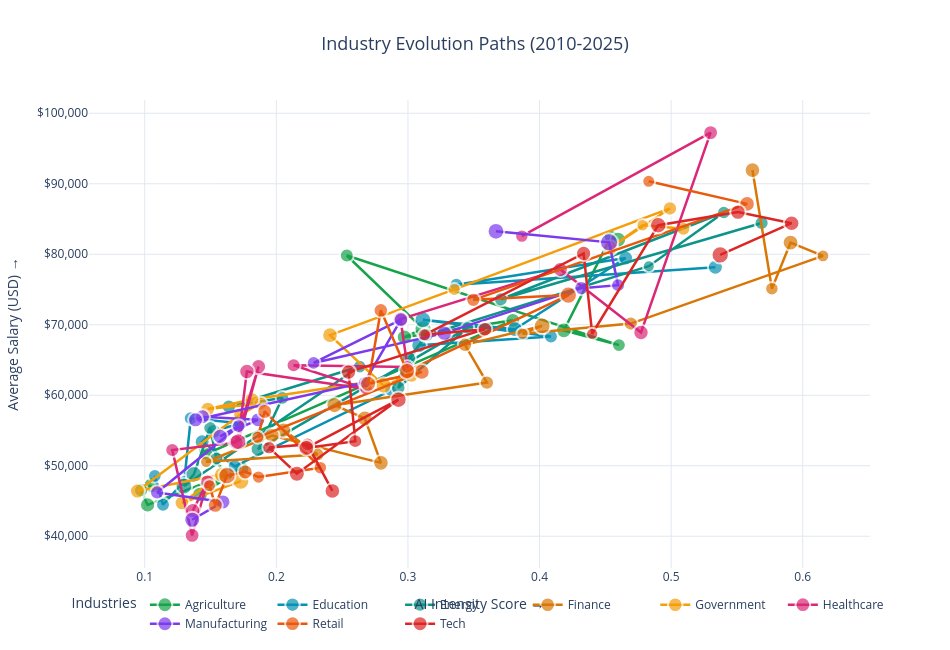

Notebook code for this chart:
### Markdown cell above
## 4. Industry Evolution Trace Visualization

This chart shows **complete evolution paths** for all industries across the entire time span.

### Key Differences from React Version:
- ❌ **No real-time rendering**: Unlike React's dynamic trace that updates during drag, this is a static view of the full timeline
- ✅ **Complete paths**: Shows every year's data point connected by lines
- ✅ **Ghost markers**: Dashed circles at each historical position indicate job count changes

### Use Case:
Use this to understand long-term industry trajectories without needing to manually scrub through years.

### Code cell
def create_evolution_trace_chart(df, start_year=None, end_year=None):
    """
    Create simplified evolution trace showing complete industry paths.
    
    This is an INDEPENDENT visualization - not tied to slider interaction.
    Shows how industries move through AI-Salary space over the selected period.
    
    SIMPLIFIED: Removed ghost markers to avoid Plotly compatibility issues.
    """
    
    if start_year is None:
        start_year = df['year'].min()
    if end_year is None:
        end_year = df['year'].max()
    
    fig = go.Figure()
    
    # Filter data for trace period
    trace_data = df[(df['year'] >= start_year) & (df['year'] <= end_year)]
    industries = sorted(trace_data['industry'].unique())
    
    for industry in industries:
        industry_path = trace_data[trace_data['industry'] == industry].sort_values('year')
        color = INDUSTRY_COLORS.get(industry, '#64748b')
        
        # Add evolution path (line + markers)
        # Markers size is proportional to job count for this industry
        marker_sizes = [float(np.sqrt(count)) * 2.5 for count in industry_path['jobCount']]
        
        fig.add_trace(go.Scatter(
            x=[float(x) for x in industry_path['avgAIIntensity']],
            y=[float(y) for y in industry_path['avgSalary']],
            mode='lines+markers',
            name=industry,
            line=dict(color=color, width=2.5),
            marker=dict(
                size=marker_sizes,
                color=color,
                line=dict(width=2, color='white')
            ),
            text=[f"{industry}<br>Year: {year}<br>AI: {float(ai):.2f}<br>Salary: ${float(sal):,.0f}<br>Jobs: {int(jobs):,}" 
                  for year, ai, sal, jobs in zip(industry_path['year'], 
                                                  industry_path['avgAIIntensity'],
                                                  industry_path['avgSalary'],
                                                  industry_path['jobCount'])],
            hoverinfo='text'
        ))
    
    fig.update_layout(
        title=dict(
            text=f'Industry Evolution Paths ({start_year}-{end_year})',
            font=dict(size=18),
            x=0.5
        ),
        xaxis=dict(
            title='AI Intensity Score →',
            gridcolor='#e2e8f0',
            zeroline=False
        ),
        yaxis=dict(
            title='Average Salary (USD) →',
            gridcolor='#e2e8f0',
            tickformat='$,.0f',
            zeroline=False
        ),
        template='plotly_white',
        width=950,
        height=650,
        showlegend=True,
        legend=dict(
            title='Industries',
            orientation='h',
            yanchor='bottom',
            y=-0.15,
            xanchor='center',
            x=0.5
        ),
        hoverlabel=dict(bgcolor='white', font_size=12)
    )
    
    # Add annotation explaining the visualization
    fig.add_annotation(
        text="💡 Lines = Position trajectory | Marker size = Job count",
        xref="paper", yref="paper",
        x=0.5, y=-0.22,
        showarrow=False,
        font=dict(size=11, color="#64748b")
    )
    
    return fig

# Create and display trace visualization
print("🔍 Generating evolution trace chart...")
fig_trace = create_evolution_trace_chart(df_agg)
fig_trace.show()

### Figure 1 — Plotly figure (JSON) as saved in the notebook; plotly's stock layout.template omitted (floating-point values rounded to 4 significant figures)
{"data": [{"hoverinfo": "text", "line": {"color": "#16a34a", "width": 2.5}, "marker": {"color": "#16a34a", "line": {"color": "white", "width": 2}, "size": [16.01, 14.14, 15.21, 15.21, 15.61, 14.79, 12.25, 13.92, 14.79, 15.21, 17.14, 13.92, 13.92, 15.61, 14.36, 15.81]}, "mode": "lines+markers", "name": "Agriculture", "text": ["Agriculture<br>Year: 2010<br>AI: 0.11<br>Salary: $47,220<br>Jobs: 41", "Agriculture<br>Year: 2011<br>AI: 0.10<br>Salary: $46,532<br>Jobs: 32", "Agriculture<br>Year: 2012<br>AI: 0.10<br>Salary: $44,439<br>Jobs: 37", "Agriculture<br>Year: 2013<br>AI: 0.17<br>Salary: $49,543<br>Jobs: 37", "Agriculture<br>Year: 2014<br>AI: 0.14<br>Salary: $45,929<br>Jobs: 39", "Agriculture<br>Year: 2015<br>AI: 0.16<br>Salary: $48,938<br>Jobs: 35", "Agriculture<br>Year: 2016<br>AI: 0.14<br>Salary: $52,236<br>Jobs: 24", "Agriculture<br>Year: 2017<br>AI: 0.15<br>Salary: $51,687<br>Jobs: 31", "Agriculture<br>Year: 2018<br>AI: 0.38<br>Salary: $70,623<br>Jobs: 35", "Agriculture<br>Year: 2019<br>AI: 0.30<br>Salary: $68,236<br>Jobs: 37", "Agriculture<br>Year: 2020<br>AI: 0.31<br>Salary: $69,418<br>Jobs: 47", "Agriculture<br>Year: 2021<br>AI: 0.25<br>Salary: $79,824<br>Jobs: 31", "Agriculture<br>Year: 2022<br>AI: 0.46<br>Salary: $67,112<br>Jobs: 31", "Agriculture<br>Year: 2023<br>AI: 0.42<br>Salary: $69,210<br>Jobs: 39", "Agriculture<br>Year: 2024<br>AI: 0.45<br>Salary: $82,465<br>Jobs: 33", "Agriculture<br>Year: 2025<br>AI: 0.46<br>Salary: $82,075<br>Jobs: 40"], "type": "scatter", "x": [0.1051, 0.09719, 0.1022, 0.1738, 0.1421, 0.1623, 0.145, 0.1468, 0.3797, 0.2973, 0.3115, 0.2535, 0.4603, 0.4185, 0.4542, 0.4597], "y": [47220.0, 46530.0, 44440.0, 49540.0, 45930.0, 48940.0, 52240.0, 51687, 70620.0, 68236, 69418, 79820.0, 67110.0, 69210.0, 82470.0, 82080.0]}, {"hoverinfo": "text", "line": {"color": "#0891b2", "width": 2.5}, "marker": {"color": "#0891b2", "line": {"color": "white", "width": 2}, "size": [13.69, 13.92, 12.25, 14.14, 14.58, 14.79, 15, 14.14, 12.5, 15.61, 13.92, 16.58, 15.81, 14.79, 13.92, 15]}, "mode": "lines+markers", "name": "Education", "text": ["Education<br>Year: 2010<br>AI: 0.11<br>Salary: $48,565<br>Jobs: 30", "Education<br>Year: 2011<br>AI: 0.11<br>Salary: $44,466<br>Jobs: 31", "Education<br>Year: 2012<br>AI: 0.13<br>Salary: $47,814<br>Jobs: 24", "Education<br>Year: 2013<br>AI: 0.14<br>Salary: $56,729<br>Jobs: 32", "Education<br>Year: 2014<br>AI: 0.17<br>Salary: $56,024<br>Jobs: 34", "Education<br>Year: 2015<br>AI: 0.15<br>Salary: $54,878<br>Jobs: 35", "Education<br>Year: 2016<br>AI: 0.14<br>Salary: $53,390<br>Jobs: 36", "Education<br>Year: 2017<br>AI: 0.17<br>Salary: $49,913<br>Jobs: 32", "Education<br>Year: 2018<br>AI: 0.29<br>Salary: $60,664<br>Jobs: 25", "Education<br>Year: 2019<br>AI: 0.31<br>Salary: $67,106<br>Jobs: 39", "Education<br>Year: 2020<br>AI: 0.41<br>Salary: $68,339<br>Jobs: 31", "Education<br>Year: 2021<br>AI: 0.31<br>Salary: $70,708<br>Jobs: 44", "Education<br>Year: 2022<br>AI: 0.38<br>Salary: $69,372<br>Jobs: 40", "Education<br>Year: 2023<br>AI: 0.47<br>Salary: $79,466<br>Jobs: 35", "Education<br>Year: 2024<br>AI: 0.34<br>Salary: $75,687<br>Jobs: 31", "Education<br>Year: 2025<br>AI: 0.53<br>Salary: $78,164<br>Jobs: 36"], "type": "scatter", "x": [0.1077, 0.1139, 0.13, 0.135, 0.1726, 0.1523, 0.1436, 0.1684, 0.2868, 0.3085, 0.4087, 0.3114, 0.3812, 0.4654, 0.3368, 0.5336], "y": [48560.0, 44470.0, 47810.0, 56730.0, 56020.0, 54880.0, 53390.0, 49910.0, 60660.0, 67110.0, 68340.0, 70710.0, 69370.0, 79470.0, 75690.0, 78160.0]}, {"hoverinfo": "text", "line": {"color": "#0d9488", "width": 2.5}, "marker": {"color": "#0d9488", "line": {"color": "white", "width": 2}, "size": [13.46, 13.69, 16.77, 16.77, 13.69, 14.36, 13.69, 15.21, 13.23, 14.58, 14.58, 14.14, 11.99, 13.46, 13.92, 14.14]}, "mode": "lines+markers", "name": "Energy", "text": ["Energy<br>Year: 2010<br>AI: 0.15<br>Salary: $51,022<br>Jobs: 29", "Energy<br>Year: 2011<br>AI: 0.15<br>Salary: $55,379<br>Jobs: 30", "Energy<br>Year: 2012<br>AI: 0.14<br>Salary: $48,774<br>Jobs: 45", "Energy<br>Year: 2013<br>AI: 0.13<br>Salary: $47,120<br>Jobs: 45", "Energy<br>Year: 2014<br>AI: 0.26<br>Salary: $64,071<br>Jobs: 30", "Energy<br>Year: 2015<br>AI: 0.16<br>Salary: $58,371<br>Jobs: 33", "Energy<br>Year: 2016<br>AI: 0.20<br>Salary: $59,634<br>Jobs: 30", "Energy<br>Year: 2017<br>AI: 0.19<br>Salary: $52,346<br>Jobs: 37", "Energy<br>Year: 2018<br>AI: 0.35<br>Salary: $69,549<br>Jobs: 28", "Energy<br>Year: 2019<br>AI: 0.29<br>Salary: $61,066<br>Jobs: 34", "Energy<br>Year: 2020<br>AI: 0.30<br>Salary: $65,251<br>Jobs: 34", "Energy<br>Year: 2021<br>AI: 0.31<br>Salary: $68,549<br>Jobs: 32", "Energy<br>Year: 2022<br>AI: 0.48<br>Salary: $78,301<br>Jobs: 23", "Energy<br>Year: 2023<br>AI: 0.54<br>Salary: $85,920<br>Jobs: 29", "Energy<br>Year: 2024<br>AI: 0.37<br>Salary: $73,613<br>Jobs: 31", "Energy<br>Year: 2025<br>AI: 0.57<br>Salary: $84,439<br>Jobs: 32"], "type": "scatter", "x": [0.1545, 0.1497, 0.1373, 0.1298, 0.2633, 0.1639, 0.2047, 0.1862, 0.3454, 0.2926, 0.3006, 0.3144, 0.483, 0.54, 0.3706, 0.5687], "y": [51020.0, 55380.0, 48770.0, 47120.0, 64070.0, 58370.0, 59630.0, 52350.0, 69550.0, 61070.0, 65250.0, 68550.0, 78300.0, 85920.0, 73610.0, 84440.0]}, {"hoverinfo": "text", "line": {"color": "#d97706", "width": 2.5}, "marker": {"color": "#d97706", "line": {"color": "white", "width": 2}, "size": [15.21, 13.92, 12.25, 15.21, 15.61, 15.61, 16.01, 14.36, 14.36, 16.77, 12.25, 14.14, 12.75, 15.81, 13.46, 15.61]}, "mode": "lines+markers", "name": "Finance", "text": ["Finance<br>Year: 2010<br>AI: 0.21<br>Salary: $55,057<br>Jobs: 37", "Finance<br>Year: 2011<br>AI: 0.23<br>Salary: $51,603<br>Jobs: 31", "Finance<br>Year: 2012<br>AI: 0.15<br>Salary: $50,564<br>Jobs: 24", "Finance<br>Year: 2013<br>AI: 0.20<br>Salary: $54,281<br>Jobs: 37", "Finance<br>Year: 2014<br>AI: 0.28<br>Salary: $50,407<br>Jobs: 39", "Finance<br>Year: 2015<br>AI: 0.27<br>Salary: $56,728<br>Jobs: 39", "Finance<br>Year: 2016<br>AI: 0.24<br>Salary: $58,596<br>Jobs: 41", "Finance<br>Year: 2017<br>AI: 0.36<br>Salary: $61,794<br>Jobs: 33", "Finance<br>Year: 2018<br>AI: 0.34<br>Salary: $67,156<br>Jobs: 33", "Finance<br>Year: 2019<br>AI: 0.40<br>Salary: $69,840<br>Jobs: 45", "Finance<br>Year: 2020<br>AI: 0.39<br>Salary: $68,740<br>Jobs: 24", "Finance<br>Year: 2021<br>AI: 0.47<br>Salary: $70,169<br>Jobs: 32", "Finance<br>Year: 2022<br>AI: 0.62<br>Salary: $79,774<br>Jobs: 26", "Finance<br>Year: 2023<br>AI: 0.59<br>Salary: $81,655<br>Jobs: 40", "Finance<br>Year: 2024<br>AI: 0.58<br>Salary: $75,120<br>Jobs: 29", "Finance<br>Year: 2025<br>AI: 0.56<br>Salary: $91,936<br>Jobs: 39"], "type": "scatter", "x": [0.2054, 0.2313, 0.1467, 0.1968, 0.2795, 0.2672, 0.2441, 0.36, 0.3433, 0.402, 0.3871, 0.4694, 0.6154, 0.5907, 0.5766, 0.5618], "y": [55060.0, 51600.0, 50560.0, 54280.0, 50410.0, 56730.0, 58600.0, 61790.0, 67160.0, 69840.0, 68740.0, 70170.0, 79770.0, 81650.0, 75120.0, 91940.0]}, {"hoverinfo": "text", "line": {"color": "#f59e0b", "width": 2.5}, "marker": {"color": "#f59e0b", "line": {"color": "white", "width": 2}, "size": [17.14, 14.58, 15, 15, 13.23, 13.69, 14.58, 14.58, 14.36, 16.2, 15.61, 12.99, 14.36, 15.21, 12.5, 13.92]}, "mode": "lines+markers", "name": "Government", "text": ["Government<br>Year: 2010<br>AI: 0.17<br>Salary: $47,817<br>Jobs: 47", "Government<br>Year: 2011<br>AI: 0.13<br>Salary: $44,720<br>Jobs: 34", "Government<br>Year: 2012<br>AI: 0.16<br>Salary: $48,746<br>Jobs: 36", "Government<br>Year: 2013<br>AI: 0.09<br>Salary: $46,407<br>Jobs: 36", "Government<br>Year: 2014<br>AI: 0.17<br>Salary: $57,205<br>Jobs: 28", "Government<br>Year: 2015<br>AI: 0.19<br>Salary: $58,831<br>Jobs: 30", "Government<br>Year: 2016<br>AI: 0.15<br>Salary: $58,051<br>Jobs: 34", "Government<br>Year: 2017<br>AI: 0.18<br>Salary: $59,406<br>Jobs: 34", "Government<br>Year: 2018<br>AI: 0.30<br>Salary: $62,799<br>Jobs: 33", "Government<br>Year: 2019<br>AI: 0.28<br>Salary: $61,398<br>Jobs: 42", "Government<br>Year: 2020<br>AI: 0.24<br>Salary: $68,527<br>Jobs: 39", "Government<br>Year: 2021<br>AI: 0.34<br>Salary: $75,010<br>Jobs: 27", "Government<br>Year: 2022<br>AI: 0.50<br>Salary: $86,498<br>Jobs: 33", "Government<br>Year: 2023<br>AI: 0.45<br>Salary: $80,914<br>Jobs: 37", "Government<br>Year: 2024<br>AI: 0.48<br>Salary: $84,131<br>Jobs: 25", "Government<br>Year: 2025<br>AI: 0.51<br>Salary: $83,628<br>Jobs: 31"], "type": "scatter", "x": [0.173, 0.1282, 0.1583, 0.09444, 0.1721, 0.188, 0.1479, 0.1815, 0.3027, 0.2814, 0.2408, 0.3352, 0.4991, 0.4538, 0.4784, 0.5094], "y": [47820.0, 44720.0, 48750.0, 46410.0, 57210.0, 58830.0, 58050.0, 59410.0, 62800.0, 61400.0, 68530.0, 75010.0, 86500.0, 80910.0, 84130.0, 83630.0]}, {"hoverinfo": "text", "line": {"color": "#db2777", "width": 2.5}, "marker": {"color": "#db2777", "line": {"color": "white", "width": 2}, "size": [15.21, 14.58, 14.79, 14.14, 15.41, 15.21, 16.58, 15.41, 13.23, 14.14, 13.23, 15.61, 15, 15.41, 14.79, 13.46]}, "mode": "lines+markers", "name": "Healthcare", "text": ["Healthcare<br>Year: 2010<br>AI: 0.14<br>Salary: $43,619<br>Jobs: 37", "Healthcare<br>Year: 2011<br>AI: 0.15<br>Salary: $47,730<br>Jobs: 34", "Healthcare<br>Year: 2012<br>AI: 0.14<br>Salary: $40,124<br>Jobs: 35", "Healthcare<br>Year: 2013<br>AI: 0.12<br>Salary: $52,231<br>Jobs: 32", "Healthcare<br>Year: 2014<br>AI: 0.17<br>Salary: $53,312<br>Jobs: 38", "Healthcare<br>Year: 2015<br>AI: 0.19<br>Salary: $64,069<br>Jobs: 37", "Healthcare<br>Year: 2016<br>AI: 0.17<br>Salary: $53,413<br>Jobs: 44", "Healthcare<br>Year: 2017<br>AI: 0.18<br>Salary: $63,375<br>Jobs: 38", "Healthcare<br>Year: 2018<br>AI: 0.27<br>Salary: $60,900<br>Jobs: 28", "Healthcare<br>Year: 2019<br>AI: 0.21<br>Salary: $64,255<br>Jobs: 32", "Healthcare<br>Year: 2020<br>AI: 0.30<br>Salary: $64,015<br>Jobs: 28", "Healthcare<br>Year: 2021<br>AI: 0.29<br>Salary: $70,791<br>Jobs: 39", "Healthcare<br>Year: 2022<br>AI: 0.42<br>Salary: $77,850<br>Jobs: 36", "Healthcare<br>Year: 2023<br>AI: 0.48<br>Salary: $68,902<br>Jobs: 38", "Healthcare<br>Year: 2024<br>AI: 0.53<br>Salary: $97,252<br>Jobs: 35", "Healthcare<br>Year: 2025<br>AI: 0.39<br>Salary: $82,570<br>Jobs: 29"], "type": "scatter", "x": [0.1365, 0.1476, 0.136, 0.1209, 0.1692, 0.1865, 0.1709, 0.1776, 0.2682, 0.2131, 0.2996, 0.2944, 0.4158, 0.4771, 0.53, 0.3866], "y": [43620.0, 47730, 40120.0, 52230.0, 53310.0, 64070.0, 53410.0, 63380.0, 60900.0, 64250.0, 64010.0, 70790.0, 77850.0, 68900.0, 97250.0, 82570.0]}, {"hoverinfo": "text", "line": {"color": "#7c3aed", "width": 2.5}, "marker": {"color": "#7c3aed", "line": {"color": "white", "width": 2}, "size": [16.01, 15, 14.14, 13.69, 15.21, 14.79, 15, 15, 12.75, 14.58, 13.69, 15.41, 14.36, 13.92, 18.2, 16.77]}, "mode": "lines+markers", "name": "Manufacturing", "text": ["Manufacturing<br>Year: 2010<br>AI: 0.14<br>Salary: $42,343<br>Jobs: 41", "Manufacturing<br>Year: 2011<br>AI: 0.16<br>Salary: $44,868<br>Jobs: 36", "Manufacturing<br>Year: 2012<br>AI: 0.11<br>Salary: $46,212<br>Jobs: 32", "Manufacturing<br>Year: 2013<br>AI: 0.17<br>Salary: $55,613<br>Jobs: 30", "Manufacturing<br>Year: 2014<br>AI: 0.16<br>Salary: $54,165<br>Jobs: 37", "Manufacturing<br>Year: 2015<br>AI: 0.19<br>Salary: $56,513<br>Jobs: 35", "Manufacturing<br>Year: 2016<br>AI: 0.14<br>Salary: $56,950<br>Jobs: 36", "Manufacturing<br>Year: 2017<br>AI: 0.14<br>Salary: $56,517<br>Jobs: 36", "Manufacturing<br>Year: 2018<br>AI: 0.27<br>Salary: $61,827<br>Jobs: 26", "Manufacturing<br>Year: 2019<br>AI: 0.29<br>Salary: $70,734<br>Jobs: 34", "Manufacturing<br>Year: 2020<br>AI: 0.23<br>Salary: $64,586<br>Jobs: 30", "Manufacturing<br>Year: 2021<br>AI: 0.33<br>Salary: $68,810<br>Jobs: 38", "Manufacturing<br>Year: 2022<br>AI: 0.43<br>Salary: $75,188<br>Jobs: 33", "Manufacturing<br>Year: 2023<br>AI: 0.46<br>Salary: $75,617<br>Jobs: 31", "Manufacturing<br>Year: 2024<br>AI: 0.45<br>Salary: $81,686<br>Jobs: 53", "Manufacturing<br>Year: 2025<br>AI: 0.37<br>Salary: $83,257<br>Jobs: 45"], "type": "scatter", "x": [0.1361, 0.1594, 0.1094, 0.1713, 0.1573, 0.186, 0.1439, 0.1386, 0.2669, 0.2947, 0.2283, 0.3276, 0.4318, 0.4597, 0.4528, 0.3669], "y": [42340.0, 44870.0, 46212, 55610.0, 54170.0, 56510.0, 56950.0, 56520.0, 61830.0, 70730.0, 64590.0, 68810, 75190.0, 75620.0, 81690.0, 83260.0]}, {"hoverinfo": "text", "line": {"color": "#ea580c", "width": 2.5}, "marker": {"color": "#ea580c", "line": {"color": "white", "width": 2}, "size": [12.75, 15, 17.32, 15, 13.23, 13.46, 14.79, 12.99, 15.81, 16.01, 14.58, 16.2, 17.14, 14.14, 15.61, 12.99]}, "mode": "lines+markers", "name": "Retail", "text": ["Retail<br>Year: 2010<br>AI: 0.15<br>Salary: $47,180<br>Jobs: 26", "Retail<br>Year: 2011<br>AI: 0.15<br>Salary: $44,378<br>Jobs: 36", "Retail<br>Year: 2012<br>AI: 0.16<br>Salary: $48,591<br>Jobs: 48", "Retail<br>Year: 2013<br>AI: 0.18<br>Salary: $49,129<br>Jobs: 36", "Retail<br>Year: 2014<br>AI: 0.19<br>Salary: $48,398<br>Jobs: 28", "Retail<br>Year: 2015<br>AI: 0.23<br>Salary: $49,729<br>Jobs: 29", "Retail<br>Year: 2016<br>AI: 0.19<br>Salary: $57,712<br>Jobs: 35", "Retail<br>Year: 2017<br>AI: 0.19<br>Salary: $54,031<br>Jobs: 27", "Retail<br>Year: 2018<br>AI: 0.31<br>Salary: $63,309<br>Jobs: 40", "Retail<br>Year: 2019<br>AI: 0.27<br>Salary: $61,637<br>Jobs: 41", "Retail<br>Year: 2020<br>AI: 0.28<br>Salary: $72,047<br>Jobs: 34", "Retail<br>Year: 2021<br>AI: 0.30<br>Salary: $63,430<br>Jobs: 42", "Retail<br>Year: 2022<br>AI: 0.42<br>Salary: $74,205<br>Jobs: 47", "Retail<br>Year: 2023<br>AI: 0.35<br>Salary: $73,531<br>Jobs: 32", "Retail<br>Year: 2024<br>AI: 0.56<br>Salary: $87,146<br>Jobs: 39", "Retail<br>Year: 2025<br>AI: 0.48<br>Salary: $90,348<br>Jobs: 27"], "type": "scatter", "x": [0.1492, 0.1536, 0.1625, 0.1764, 0.1864, 0.2334, 0.1911, 0.1859, 0.3105, 0.2698, 0.2794, 0.2993, 0.4219, 0.3497, 0.5577, 0.483], "y": [47180.0, 44380.0, 48590.0, 49130.0, 48400.0, 49730.0, 57710.0, 54031, 63310.0, 61640.0, 72050.0, 63430.0, 74210.0, 73530.0, 87150.0, 90350.0]}, {"hoverinfo": "text", "line": {"color": "#dc2626", "width": 2.5}, "marker": {"color": "#dc2626", "line": {"color": "white", "width": 2}, "size": [15.61, 13.69, 13.46, 16.01, 16.39, 15.61, 13.92, 15.21, 14.58, 12.99, 15.21, 12.25, 16.39, 15.41, 15.61, 17.32]}, "mode": "lines+markers", "name": "Tech", "text": ["Tech<br>Year: 2010<br>AI: 0.24<br>Salary: $46,425<br>Jobs: 39", "Tech<br>Year: 2011<br>AI: 0.22<br>Salary: $53,026<br>Jobs: 30", "Tech<br>Year: 2012<br>AI: 0.19<br>Salary: $52,570<br>Jobs: 29", "Tech<br>Year: 2013<br>AI: 0.22<br>Salary: $48,868<br>Jobs: 41", "Tech<br>Year: 2014<br>AI: 0.29<br>Salary: $59,367<br>Jobs: 43", "Tech<br>Year: 2015<br>AI: 0.22<br>Salary: $52,532<br>Jobs: 39", "Tech<br>Year: 2016<br>AI: 0.26<br>Salary: $53,486<br>Jobs: 31", "Tech<br>Year: 2017<br>AI: 0.25<br>Salary: $63,291<br>Jobs: 37", "Tech<br>Year: 2018<br>AI: 0.36<br>Salary: $69,373<br>Jobs: 34", "Tech<br>Year: 2019<br>AI: 0.31<br>Salary: $68,567<br>Jobs: 27", "Tech<br>Year: 2020<br>AI: 0.43<br>Salary: $80,113<br>Jobs: 37", "Tech<br>Year: 2021<br>AI: 0.44<br>Salary: $68,724<br>Jobs: 24", "Tech<br>Year: 2022<br>AI: 0.49<br>Salary: $84,120<br>Jobs: 43", "Tech<br>Year: 2023<br>AI: 0.55<br>Salary: $85,974<br>Jobs: 38", "Tech<br>Year: 2024<br>AI: 0.59<br>Salary: $84,403<br>Jobs: 39", "Tech<br>Year: 2025<br>AI: 0.54<br>Salary: $79,904<br>Jobs: 48"], "type": "scatter", "x": [0.2426, 0.2237, 0.1945, 0.2156, 0.2928, 0.2228, 0.26, 0.2549, 0.3585, 0.3126, 0.4335, 0.44, 0.4902, 0.5508, 0.5915, 0.5373], "y": [46420.0, 53030.0, 52570.0, 48870.0, 59370.0, 52530.0, 53490.0, 63290.0, 69370.0, 68570.0, 80110.0, 68720.0, 84120.0, 85970.0, 84400.0, 79900.0]}], "layout": {"annotations": [{"font": {"color": "#64748b", "size": 11}, "showarrow": false, "text": "💡 Lines = Position trajectory | Marker size = Job count", "x": 0.5, "xref": "paper", "y": -0.22, "yref": "paper"}], "height": 650, "hoverlabel": {"bgcolor": "white", "font": {"size": 12}}, "legend": {"orientation": "h", "title": {"text": "Industries"}, "x": 0.5, "xanchor": "center", "y": -0.15, "yanchor": "bottom"}, "showlegend": true, "title": {"font": {"size": 18}, "text": "Industry Evolution Paths (2010-2025)", "x": 0.5}, "width": 950, "xaxis": {"gridcolor": "#e2e8f0", "title": {"text": "AI Intensity Score →"}, "zeroline": false}, "yaxis": {"gridcolor": "#e2e8f0", "tickformat": "$,.0f", "title": {"text": "Average Salary (USD) →"}, "zeroline": false}}}
